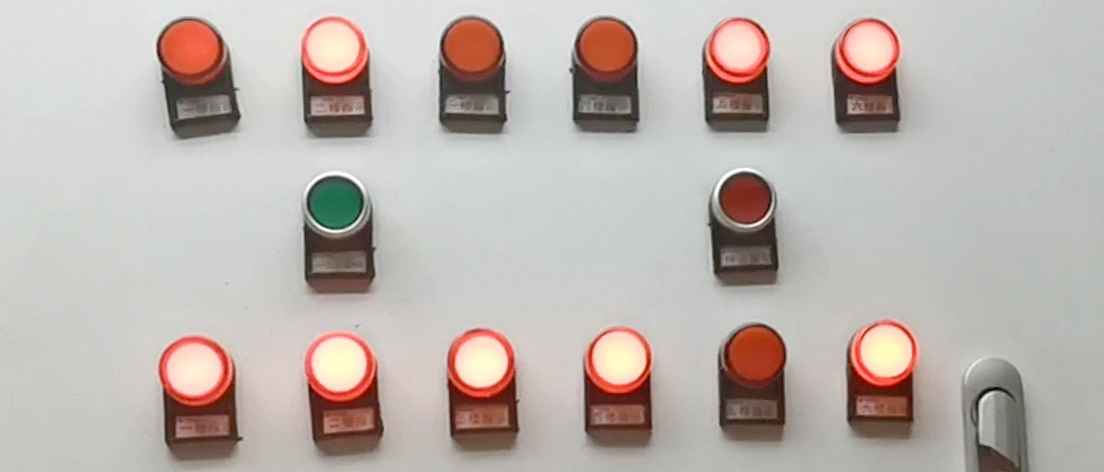
#> input picture ULnet/test_data/test_images/10.jpg, 1104 x 472 px, found by its file name
$ python initialize.py
#> lines starting #> are read from the running program, lines starting #| are printed output that depends on the picture
#> further down, img is the input picture: shape (472, 1104, 3); mean B, G, R 174.1, 179.1, 188.3
### L_Detection(traditional)/Indicator_Detection.py
import cv2
import numpy as np


class Indicator_Detection:
    def __init__(self):
        pass
    def detect(self, img, number_of_light):

        #e1 = cv2.getTickCount()  #计算运行时间的代码

        # 获取图像高度和宽度
#> called with number_of_light = 12
        height = img.shape[0]
#> height = 944
        width = img.shape[1]
#> width = 2208
        print("image height= %d"%height)
#| image height= 944
        print("image width= %d"%width)
#| image width= 2208

        # 用霍夫变换检测指示灯
        gray = cv2.cvtColor(img, cv2.COLOR_BGR2GRAY)                #灰度处理
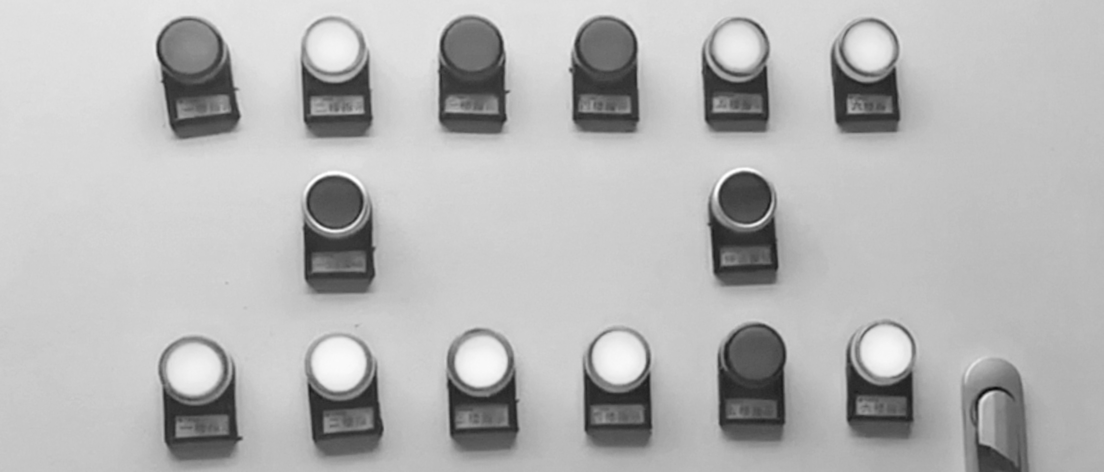
#> gray: shape (944, 2208) (shown at 1/2 size); min 10, max 255, mean 181.3
        gaussian = cv2.GaussianBlur(gray, (3, 3), 0)                #高斯模糊3*3
        circles1 = cv2.HoughCircles(gaussian, cv2.HOUGH_GRADIENT, 1, 100, param1=100, param2=30, minRadius=1, maxRadius=80)   #霍夫圆变换
#> circles1 = 15 rows, first 8: [1767.5, 705.5, 64.6], [1489.5, 394.5, 52.6], [1235.5, 718.5, 66.9], [669.5, 409.5, 67.7], [679.5, 730.5, 70.3], [1478.5, 89.5, 54.8], [666.5, 98.5, 65.5], [1506.5, 710.5, 65.5]
        #print(np.shape(circles1))                #三维数组 1*n*3
        circles = circles1[0, :, :]              #降维 n*3
#> circles has the same summary as circles1
        circles = np.uint16(np.around(circles))  #取整数
#> circles = 15 rows, first 8: [1768, 706, 65], [1490, 394, 53], [1236, 718, 67], [670, 410, 68], [680, 730, 70], [1478, 90, 55], [666, 98, 66], [1506, 710, 66]
        number_of_circles = len(circles)         #检测到的圆圈个数
#> number_of_circles = 15

        # 没有检测到足够的指示灯
        if number_of_circles < number_of_light:
            number_of_light = number_of_circles
            print("只检测到{}个指示灯".format(number_of_light))
        # 准备输出指示灯检测结果的编号和状态
        print("灯的数量： %d"%number_of_light)

        linght_NO = 0  # 指示灯编号
        state = np.zeros((12, 1))                #指示灯状态 0为灭 1为亮
        gray_value = 0.4                         #设置灰度的阈值

        #定位检测到的指示灯
        for i in circles[:number_of_light]:
            cv2.rectangle(img, (i[0] - i[2], i[1] + i[2]), (i[0] + i[2], i[1] - i[2]), (255, 255, 0), 3)     #标出方形
            #计算均值
            t = int(i[2]/1.414)
            if t==0:
                break
            xmin = i[0]-t
            ymin = i[1]-t
            xmax = i[0]+t
            ymax = i[1]+t
            gray_total = 0
            #print(ymin)
            #print(ymax)
            ## 求取指示灯内一定区域的平均亮度值
            for x_num in range(xmin, xmax):
                for y_num in range(ymin, ymax):
                    gray_normal = gray[y_num, x_num]/ 255
                    #gray_normal = 0
                    gray_total += gray_normal
                    #print(gray_total)
            gray_mean = gray_total/(4*t*t)      #某个指示灯的平均亮度值
            #print("gray_mean is %f"%gray_mean)

            gray_res = gray_mean - gray_value   #与灰度阈值进行比较
            ##   判断状态，并将结果打在屏幕上
            linght_NO += 1
            if gray_res > 0:
                #word = 'Light {} : Location is ({},{}), State: ON'.format(word_y, i[0], i[1])
                state[linght_NO-1] = 1     # 亮灯为1
                cv2.putText(img, str((i[0], i[1])), (i[0]-20, ymin-20), cv2.FONT_HERSHEY_SIMPLEX, 0.6, (0, 0, 255), 1, cv2.LINE_AA)
                cv2.putText(img, 'ON', (i[0], ymax+30), cv2.FONT_HERSHEY_SIMPLEX, 0.6, (0, 0, 255), 1, cv2.LINE_AA)
                #cv2.putText(img, str(linght_NO), (i[0], i[1]), cv2.FONT_HERSHEY_SIMPLEX, 0.5, (202, 255, 112 ), 1, cv2.LINE_AA)
                #print('{}号指示灯的圆心位置为（{},{}）的指示灯状态为：亮灯'.format(linght_NO, i[0], i[1]))

            else:
                #word = 'Light {} : Location is ({},{}), State: OFF'.format(word_y, i[0], i[1])
                state[linght_NO-1] = 0     # 灭灯为0
                cv2.putText(img, str((i[0], i[1])), (i[0]-20, ymin-20), cv2.FONT_HERSHEY_SIMPLEX, 0.6, (0, 0, 255), 1, cv2.LINE_AA)
                cv2.putText(img, 'OFF', (i[0], ymax+30), cv2.FONT_HERSHEY_SIMPLEX, 0.6, (0, 0, 255), 1, cv2.LINE_AA)
#> this loop made 12 passes
#> (i, t, xmin, ymin, xmax, ymax, gray_mean, gray_res) on passes 1 to 11: ([1768, 706, 65], 45, 1723, 661, 1813, 751, 0.884, 0.484), ([1490, 394, 53], 37, 1453, 357, 1527, 431, 0.271, -0.129), ([1236, 718, 67], 47, 1189, 671, 1283, 765, 0.879, 0.479), ([670, 410, 68], 48, 622, 362, 718, 458, 0.363, -0.0373), ([680, 730, 70], 49, 631, 681, 729, 779, 0.897, 0.497), ([1478, 90, 55], 38, 1440, 52, 1516, 128, 0.872, 0.472), ([666, 98, 66], 46, 620, 52, 712, 144, 0.875, 0.475), ([1506, 710, 66], 46, 1460, 664, 1552, 756, 0.331, -0.0688), ([386, 740, 69], 48, 338, 692, 434, 788, 0.859, 0.459), ([962, 722, 52], 36, 926, 686, 998, 758, 0.944, 0.544), ([1740, 96, 58], 41, 1699, 55, 1781, 137, 0.853, 0.453)
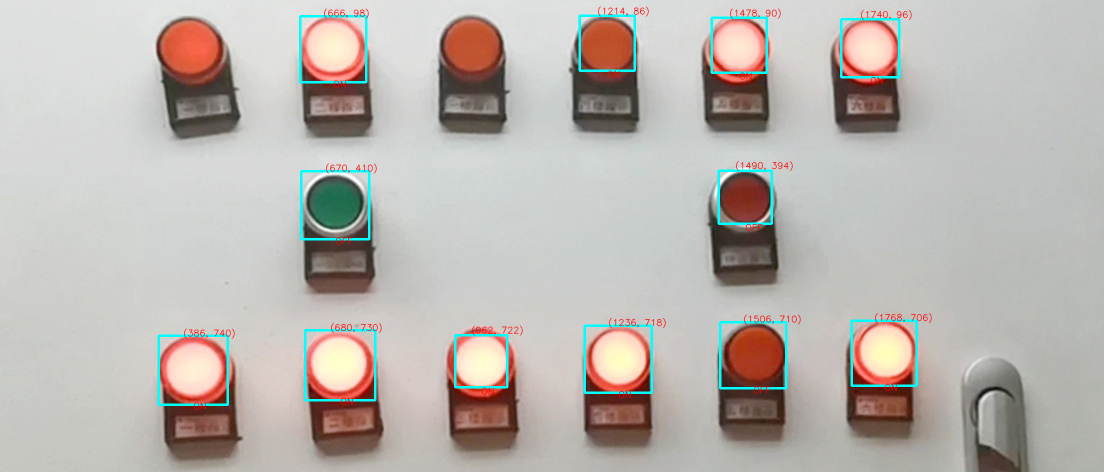
#> img: shape (944, 2208, 3) (shown at 1/2 size); mean B, G, R 175.5, 180.4, 186
#> after the loop, linght_NO = 12; state = [1, 0, 1, 0, 1, 1, 1, 0, 1, 1, 1, 1]
                # [10 lines of commented-out code are left out]
        cv2.imwrite('initialize.jpg', img)      # 存储为图像
        #cv2.imwrite('detection/' + str(c) +'.jpg', img)
        c = circles[0:12, ]
#> c = [[1768, 706, 65], [1490, 394, 53], [1236, 718, 67], [670, 410, 68], [680, 730, 70], [1478, 90, 55], [666, 98, 66], [1506, 710, 66], [386, 740, 69], [962, 722, 52], [1740, 96, 58], [1214, 86, 55]]
        lights = np.append(c, state, axis=1)
#> lights = [[1768, 706, 65, 1], [1490, 394, 53, 0], [1236, 718, 67, 1], [670, 410, 68, 0], [680, 730, 70, 1], [1478, 90, 55, 1], [666, 98, 66, 1], [1506, 710, 66, 0], [386, 740, 69, 1], [962, 722, 52, 1], [1740, 96, 58, 1], [1214, 86, 55, 1]]

        return lights

### L_Detection(traditional)/initialize.py
from Indicator_Detection import*

img = cv2.imread('10.jpg')   #读取图像
r = cv2.pyrUp(img)           #2倍上采样后的图像
num_of_light = 12            ## 识别的指示灯个数

#调用指示灯检测的函数
dec = Indicator_Detection()
initial = dec.detect(r, num_of_light)
#> initial has the same summary as lights in detect

#  对指示灯进行排序和定位
circles_cut = []
circles_1 = []
circles_2 = []

#  选择一定区域内的圆圈12个
for i in initial[:12]:
    if i[1] < 500:
        circles_1.append(i)
    if i[1] > 500:
        circles_2.append(i)           #
#> this loop made 12 passes
#> after the loop, circles_1 = [[1490, 394, 53, 0], [670, 410, 68, 0], [1478, 90, 55, 1], [666, 98, 66, 1], [1740, 96, 58, 1], [1214, 86, 55, 1]]; circles_2 = [[1768, 706, 65, 1], [1236, 718, 67, 1], [680, 730, 70, 1], [1506, 710, 66, 0], [386, 740, 69, 1], [962, 722, 52, 1]]

# 将12个灯分为两层，每层排序
light1 = sorted(circles_1, key=(lambda x: [x[0], x[1]]))
#> light1 = [[666, 98, 66, 1], [670, 410, 68, 0], [1214, 86, 55, 1], [1478, 90, 55, 1], [1490, 394, 53, 0], [1740, 96, 58, 1]]
light2 = sorted(circles_2, key=(lambda x: [x[0], x[1]]))
#> light2 = [[386, 740, 69, 1], [680, 730, 70, 1], [962, 722, 52, 1], [1236, 718, 67, 1], [1506, 710, 66, 0], [1768, 706, 65, 1]]
light1_y = int((light1[0][1]+light1[1][1]+light1[2][1]+light1[3][1]+light1[4][1]+light1[5][1])/6)
#> light1_y = 195
light2_y = int((light2[0][1]+light2[1][1]+light2[2][1]+light2[3][1]+light2[4][1]+light2[5][1])/6)
#> light2_y = 721
light_y = int((light1_y+light2_y)/2)
#> light_y = 458


print("light1_y= %d"%light1_y)
#| light1_y= 195
print("light2_y= %d"%light2_y)
#| light2_y= 721
print("light_y= %d"%light_y)
#| light_y= 458

cv2.imshow('img', r)
cv2.waitKey(0)
cv2.destroyAllWindows()
